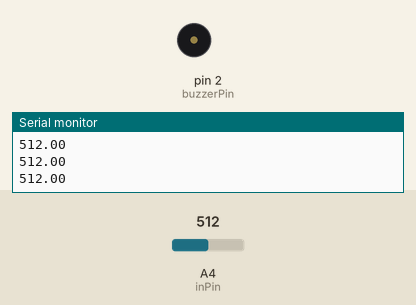
Recording of a sketch running on a simulated Arduino Uno, built with avr-gcc and run on an emulated ATmega328P. Shown: buzzer (waves = sounding, pin HIGH), the last lines printed to the serial monitor. Inputs (shaded band) come from the test bench; at power-on: A4 (inPin) = 512.

Above: at 1.2 s.
1.3 s: A4 (inPin) set to 988
2.8 s: A4 (inPin) set to 1019
At 3.3 s:
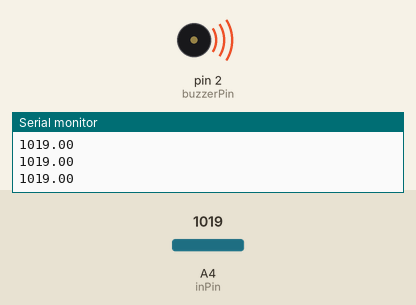
4.5 s: A4 (inPin) set to 990
At 6.0 s:
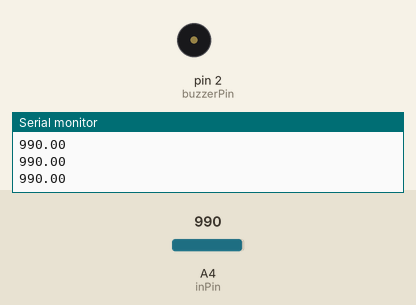
6.3 s: A4 (inPin) set to 1010
At 7.6 s:
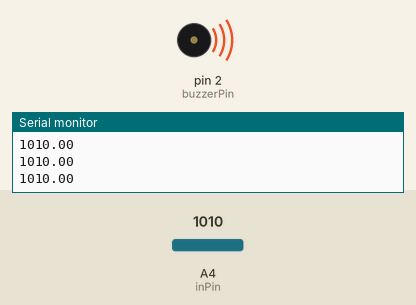
Timing chart, 0 to 9.1 s (numbered marks = the images above; inputs shaded):
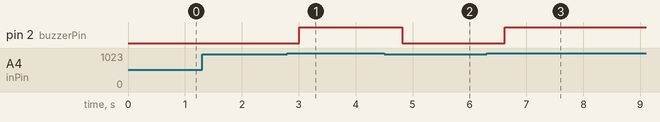

The sketch:

sketch_feb20a.ino
```cpp
int buzzerPin = 2;
float readValue;
int myDelay = 200;
int inPin = A4;

void setup() {
  Serial.begin(9600);
  pinMode(buzzerPin, OUTPUT);
  pinMode(inPin, INPUT);
}

void loop() {
  readValue = analogRead(inPin);
  Serial.println(readValue);
  delay(myDelay);
  while (readValue > 1000) {
    digitalWrite(buzzerPin, HIGH);
    readValue = analogRead(inPin);
    Serial.println(readValue);
    delay(myDelay);
  }
  digitalWrite(buzzerPin, LOW);
}
```

Measured:
- the behaviour switches between 1000 and 1001 on A4 (inPin) (found by bisection; images 0 and 1)
- after the input at 2.8 s, pin 2 (buzzerPin): LOW → HIGH after 0.21 s
- after the input at 4.5 s, pin 2 (buzzerPin): HIGH → LOW after 0.31 s
- after the input at 6.3 s, pin 2 (buzzerPin): LOW → HIGH after 0.32 s
